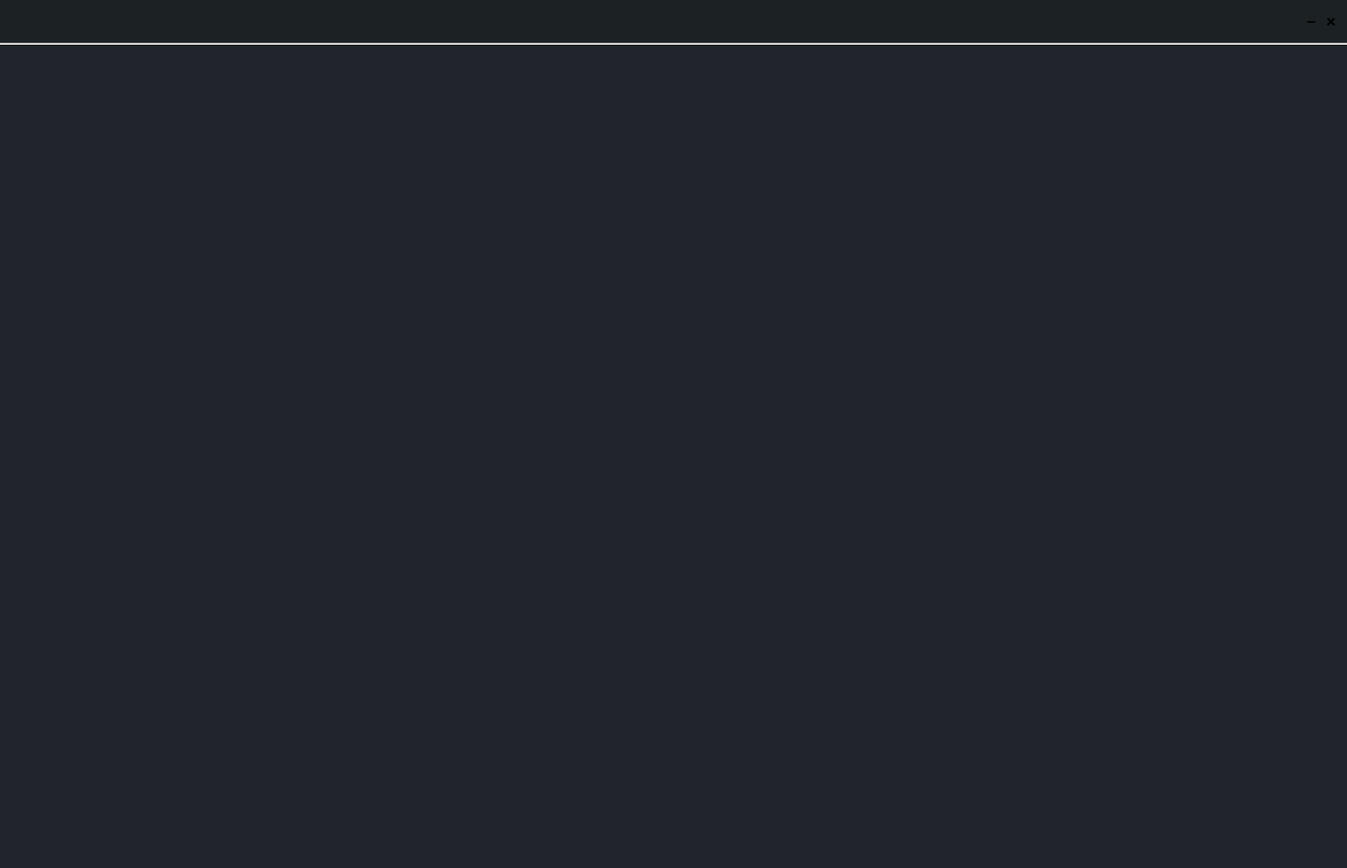
<?xml version="1.0" encoding="UTF-8"?>
<ui version="4.0">
 <class>info</class>
 <widget class="QWidget" name="info">
  <property name="geometry">
   <rect>
    <x>0</x>
    <y>0</y>
    <width>1358</width>
    <height>875</height>
   </rect>
  </property>
  <property name="windowTitle">
   <string>信息</string>
  </property>
  <property name="windowIcon">
   <iconset resource="../RCC/res.qrc">
    <normaloff>:/windows/Enroll.jpg</normaloff>:/windows/Enroll.jpg</iconset>
  </property>
  <widget class="QLabel" name="label">
   <property name="geometry">
    <rect>
     <x>0</x>
     <y>0</y>
     <width>1681</width>
     <height>881</height>
    </rect>
   </property>
   <property name="styleSheet">
    <string notr="true">background-color:#21252b;
border:none;</string>
   </property>
   <property name="text">
    <string/>
   </property>
  </widget>
  <widget class="QTextBrowser" name="textBrowser">
   <property name="geometry">
    <rect>
     <x>0</x>
     <y>50</y>
     <width>1361</width>
     <height>821</height>
    </rect>
   </property>
   <property name="styleSheet">
    <string notr="true">border:none;
color:#fff;
background-color: transparent;</string>
   </property>
   <property name="html">
    <string notr="true">&lt;!DOCTYPE HTML PUBLIC &quot;-//W3C//DTD HTML 4.0//EN&quot; &quot;http://www.w3.org/TR/REC-html40/strict.dtd&quot;&gt;
&lt;html&gt;&lt;head&gt;&lt;meta name=&quot;qrichtext&quot; content=&quot;1&quot; /&gt;&lt;style type=&quot;text/css&quot;&gt;
p, li { white-space: pre-wrap; }
&lt;/style&gt;&lt;/head&gt;&lt;body style=&quot; font-family:'SimSun'; font-size:9pt; font-weight:400; font-style:normal;&quot;&gt;
&lt;p style=&quot;-qt-paragraph-type:empty; margin-top:0px; margin-bottom:0px; margin-left:0px; margin-right:0px; -qt-block-indent:0; text-indent:0px;&quot;&gt;&lt;br /&gt;&lt;/p&gt;&lt;/body&gt;&lt;/html&gt;</string>
   </property>
  </widget>
  <widget class="QWidget" name="widget" native="true">
   <property name="geometry">
    <rect>
     <x>0</x>
     <y>0</y>
     <width>1361</width>
     <height>41</height>
    </rect>
   </property>
   <property name="styleSheet">
    <string notr="true">background-color: #1c2223;</string>
   </property>
   <widget class="QPushButton" name="exit_2">
    <property name="geometry">
     <rect>
      <x>1310</x>
      <y>10</y>
      <width>24</width>
      <height>24</height>
     </rect>
    </property>
    <property name="minimumSize">
     <size>
      <width>24</width>
      <height>24</height>
     </size>
    </property>
    <property name="maximumSize">
     <size>
      <width>24</width>
      <height>24</height>
     </size>
    </property>
    <property name="styleSheet">
     <string notr="true">background-color:transparent ;
border:none;</string>
    </property>
    <property name="text">
     <string>➖</string>
    </property>
    <property name="shortcut">
     <string>Esc</string>
    </property>
   </widget>
   <widget class="QPushButton" name="exit">
    <property name="geometry">
     <rect>
      <x>1330</x>
      <y>10</y>
      <width>24</width>
      <height>24</height>
     </rect>
    </property>
    <property name="minimumSize">
     <size>
      <width>24</width>
      <height>24</height>
     </size>
    </property>
    <property name="maximumSize">
     <size>
      <width>24</width>
      <height>24</height>
     </size>
    </property>
    <property name="styleSheet">
     <string notr="true">background-color:transparent ;
border:none;</string>
    </property>
    <property name="text">
     <string>❌</string>
    </property>
    <property name="shortcut">
     <string>Esc</string>
    </property>
   </widget>
  </widget>
  <widget class="Line" name="line">
   <property name="geometry">
    <rect>
     <x>0</x>
     <y>36</y>
     <width>1851</width>
     <height>16</height>
    </rect>
   </property>
   <property name="orientation">
    <enum>Qt::Horizontal</enum>
   </property>
  </widget>
 </widget>
 <resources>
  <include location="../RCC/res.qrc"/>
 </resources>
 <connections/>
</ui>
